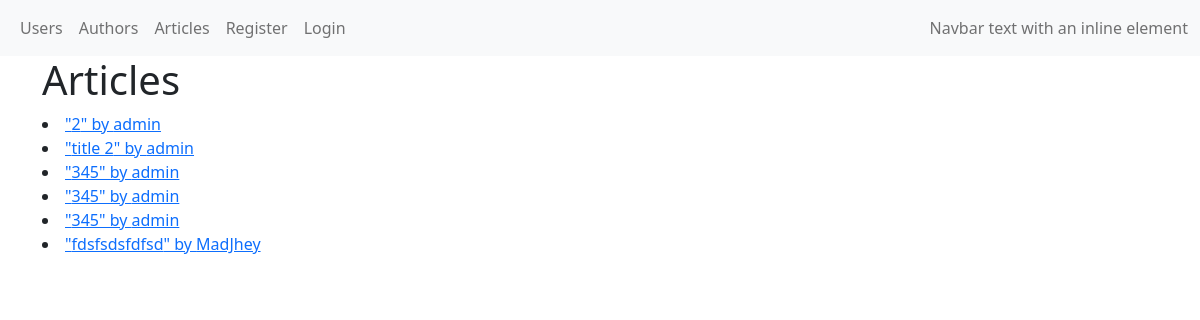
The app's page /articles/ with its own data.
### blog/models/article.py (models this page shows, shortened)
class Article(db.Model):
    __tablename__ = 'articles'
    id = db.Column(db.Integer, primary_key=True)
    author_id = db.Column(db.Integer, ForeignKey('authors.id'), nullable=False)
    title = db.Column(db.String(255))
    text = db.Column(db.String)
    created_at = db.Column(db.DateTime, default=datetime.utcnow)
    updated_at = db.Column(db.DateTime, default=datetime.utcnow, onupdate=datetime.utcnow)
    author = relationship('Author', back_populates='article')

### blog/models/user.py (models this page shows, shortened)
class User(db.Model, UserMixin):
    __tablename__ = 'users'
    id = db.Column(db.Integer, primary_key=True)
    is_stuff = db.Column(db.Boolean)
    username = db.Column(db.String(255), unique=True, nullable=False)
    first_name = db.Column(db.String(255))
    last_name = db.Column(db.String(255))
    password = db.Column(db.String(255))
    email = db.Column(db.String(255), default="", server_default="")
    author = relationship('Author', uselist=False, back_populates='user')

### blog/article/views.py (the view)
@article.route('/', methods=['GET'])
def article_list():
    return render_template('articles/list.html',
                           articles=Article.query.all(),
                           )

### blog/templates/articles/list.html (shortened to what this page needs)
{% extends 'base.html' %}
{% block body %}
<div class="row">
    <div class="col">
        <h1>Articles</h1>
        {% for article in articles %}
            <li><a href="{{ url_for('article.get_article', pk = article.id) }}">"{{ article.title }}" by {{ article.author.user.username }}</a></li>
        {% endfor %}
    </div>
</div>
{% endblock %}

### blog/templates/base.html (shortened to what this page needs)
<!doctype html>
<html lang="en">
<head>
    {% block css %}
        <link href="{{ url_for('static', filename = 'css/bootstrap.min.css') }}" rel="stylesheet">
    {% endblock %}
</head>
<body>
{% include 'navbar.html' %}
<div class="container">
    {% block body %}{% endblock %}
</div>
</body>
</html>

### blog/templates/navbar.html (shortened to what this page needs)
<nav class="navbar navbar-expand-lg navbar-light bg-light">
    <div class="container-fluid">
        <div class="collapse navbar-collapse" id="navbarText">
            <ul class="navbar-nav me-auto mb-2 mb-lg-0">
                <li class="nav-item">
                    <a class="nav-link" href="{{ url_for('user.user_list')}}">Users</a>
                </li>
                <li class="nav-item">
                    <a class="nav-link" href="{{ url_for('author.author_list')}}">Authors</a>
                </li>
                <li class="nav-item">
                    <a class="nav-link" href="{{ url_for('article.article_list')}}">Articles</a>
                </li>
                {% if current_user.is_authenticated %}
                    <li class="nav-item">
                        <a class="nav-link" href="{{ url_for('article.create_article_form') }}">Create article</a>
                    </li>
                    <li class="nav-item">
                        <a class="nav-link" href="{{ url_for('auth.logout') }}">Logout ({{ current_user.username }})</a>
                    </li>
                {% else %}
                    <li class="nav-item">
                        <a class="nav-link" href="{{ url_for('user.register') }}">Register</a>
                    </li>
                    <li class="nav-item">
                        <a class="nav-link" href="{{ url_for('auth.login') }}">Login</a>
                    </li>
                {% endif %}
            </ul>
            <span class="navbar-text">
        Navbar text with an inline element
      </span>
        </div>
    </div>
</nav>

### records on screen
Article: title "2", author.user.username "admin"
Article: title "title 2", author.user.username "admin"
Article: title "345", author.user.username "admin"
Article: title "345", author.user.username "admin"
Article: title "345", author.user.username "admin"
Article: title "fdsfsdsfdfsd", author.user.username "MadJhey"
